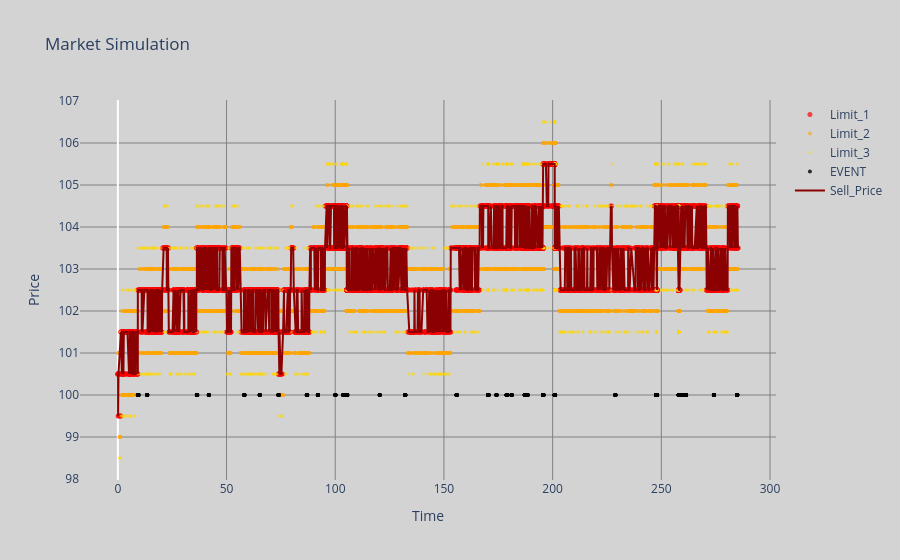

The cell this chart's notebook holds for it:
### Code cell
NB_EVENTS_SIMULATED = 10000
qr.Run_QR_simulated(NB_EVENTS_SIMULATED, False)

### Figure 1 — Plotly figure (JSON) as saved in the notebook; plotly's stock layout.template omitted (floating-point values rounded to 4 significant figures; data arrays with more than 128 entries replaced by an {"elided": "..."} marker saying what was removed)
{"data": [{"marker": {"color": "red", "opacity": 0.7, "size": 5}, "mode": "markers", "name": "Limit_1", "type": "scatter", "x": {"elided": "6003 float values"}, "y": {"elided": "6003 float values"}}, {"marker": {"color": "orange", "opacity": 0.6, "size": 4}, "mode": "markers", "name": "Limit_2", "type": "scatter", "x": {"elided": "2819 float values"}, "y": {"elided": "2819 int values"}}, {"marker": {"color": "gold", "opacity": 0.5, "size": 3}, "mode": "markers", "name": "Limit_3", "type": "scatter", "x": {"elided": "1178 float values"}, "y": {"elided": "1178 float values"}}, {"marker": {"color": "black", "opacity": 0.8, "size": 4}, "mode": "markers", "name": "EVENT", "type": "scatter", "x": {"elided": "3049 float values"}, "y": {"elided": "3049 int values"}}, {"line": {"color": "darkred", "width": 2}, "mode": "lines", "name": "Sell_Price", "type": "scatter", "x": {"elided": "2147 float values"}, "y": {"elided": "2147 float values"}}], "layout": {"paper_bgcolor": "#D3D3D3", "plot_bgcolor": "#D3D3D3", "title": {"text": "Market Simulation"}, "xaxis": {"gridcolor": "#808080", "showgrid": true, "title": {"text": "Time"}}, "yaxis": {"gridcolor": "#808080", "showgrid": true, "title": {"text": "Price"}}}}
